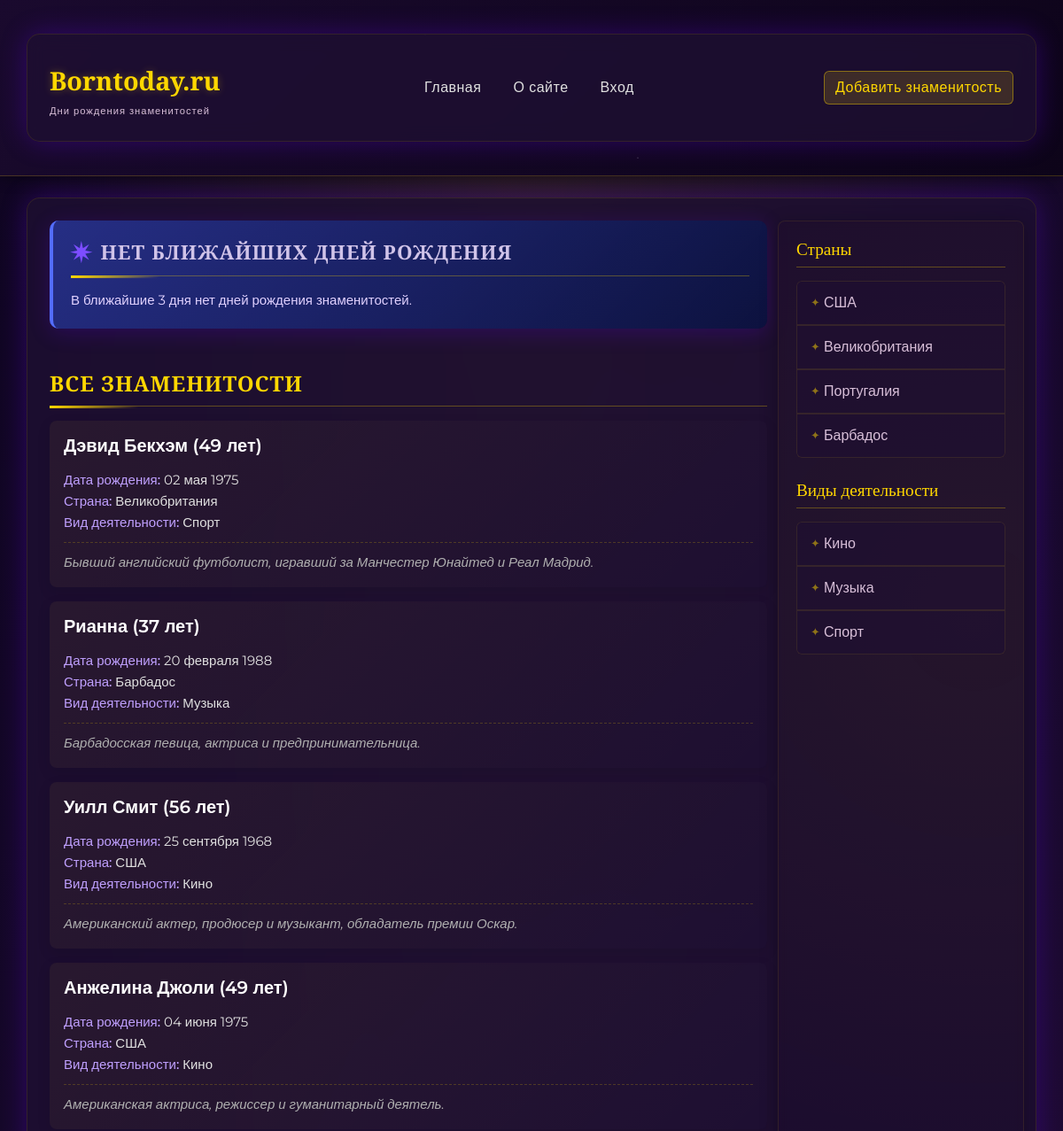
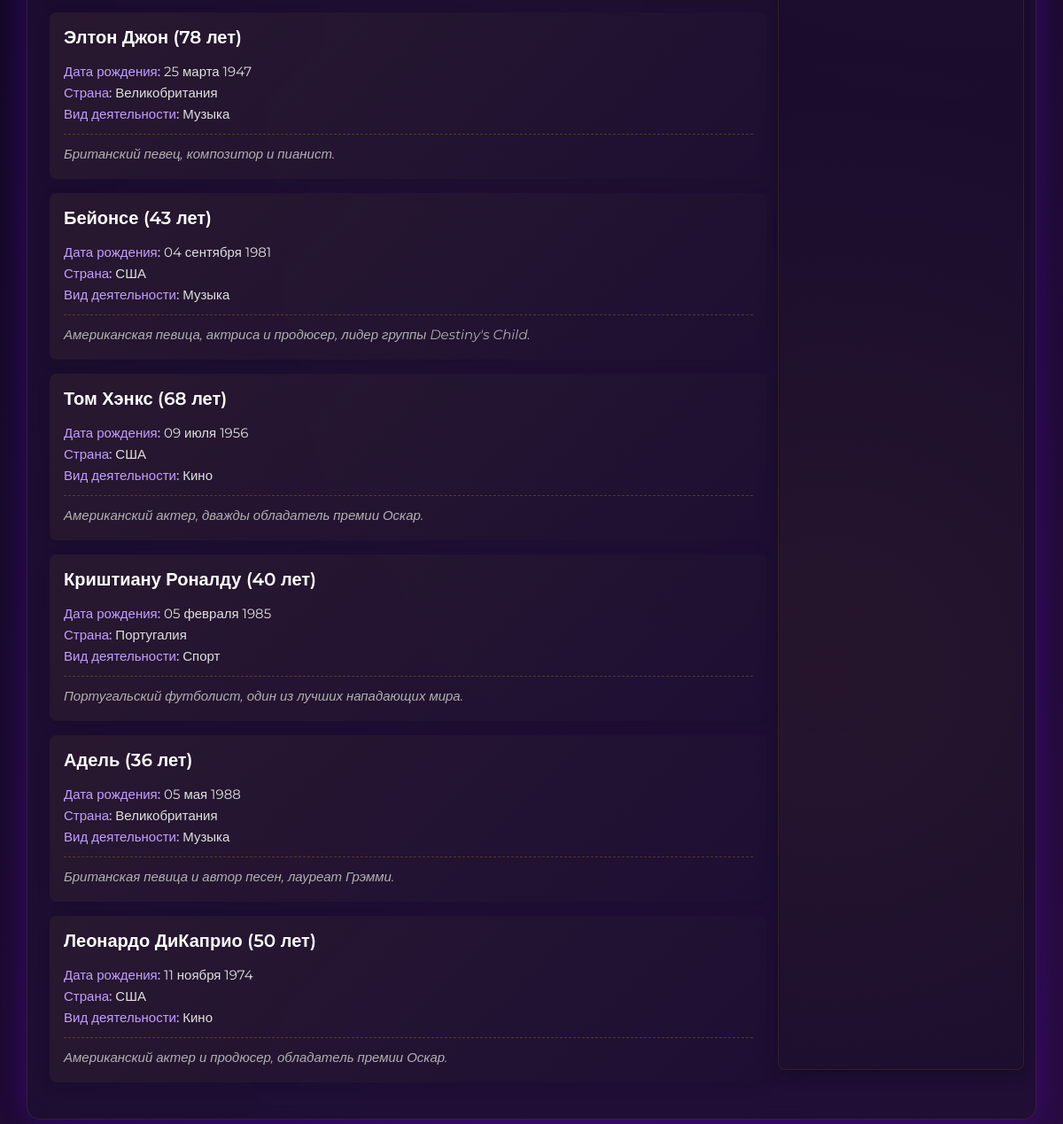
Before: / (upper part) with the older database file (2 pictures, top to bottom).
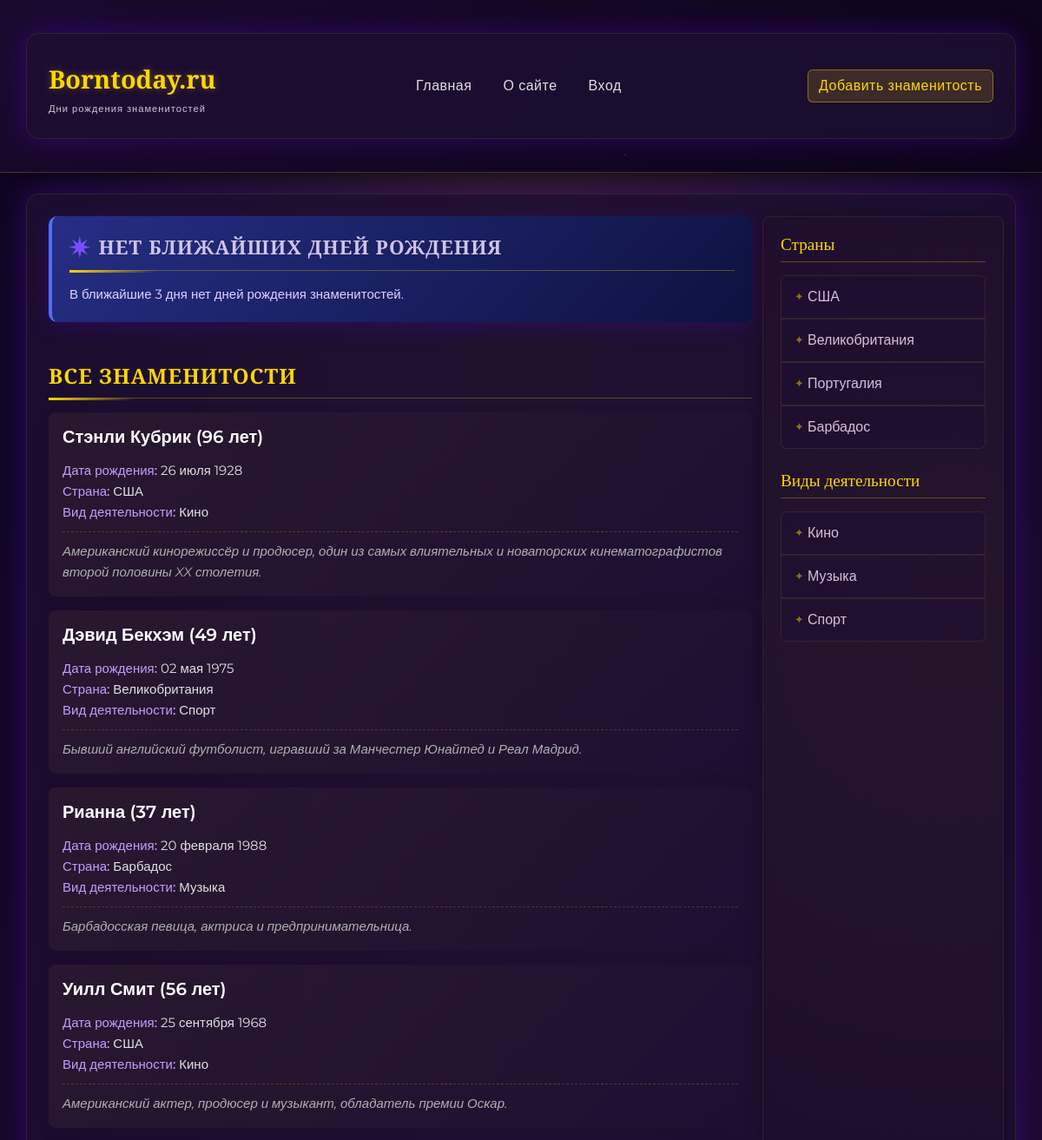
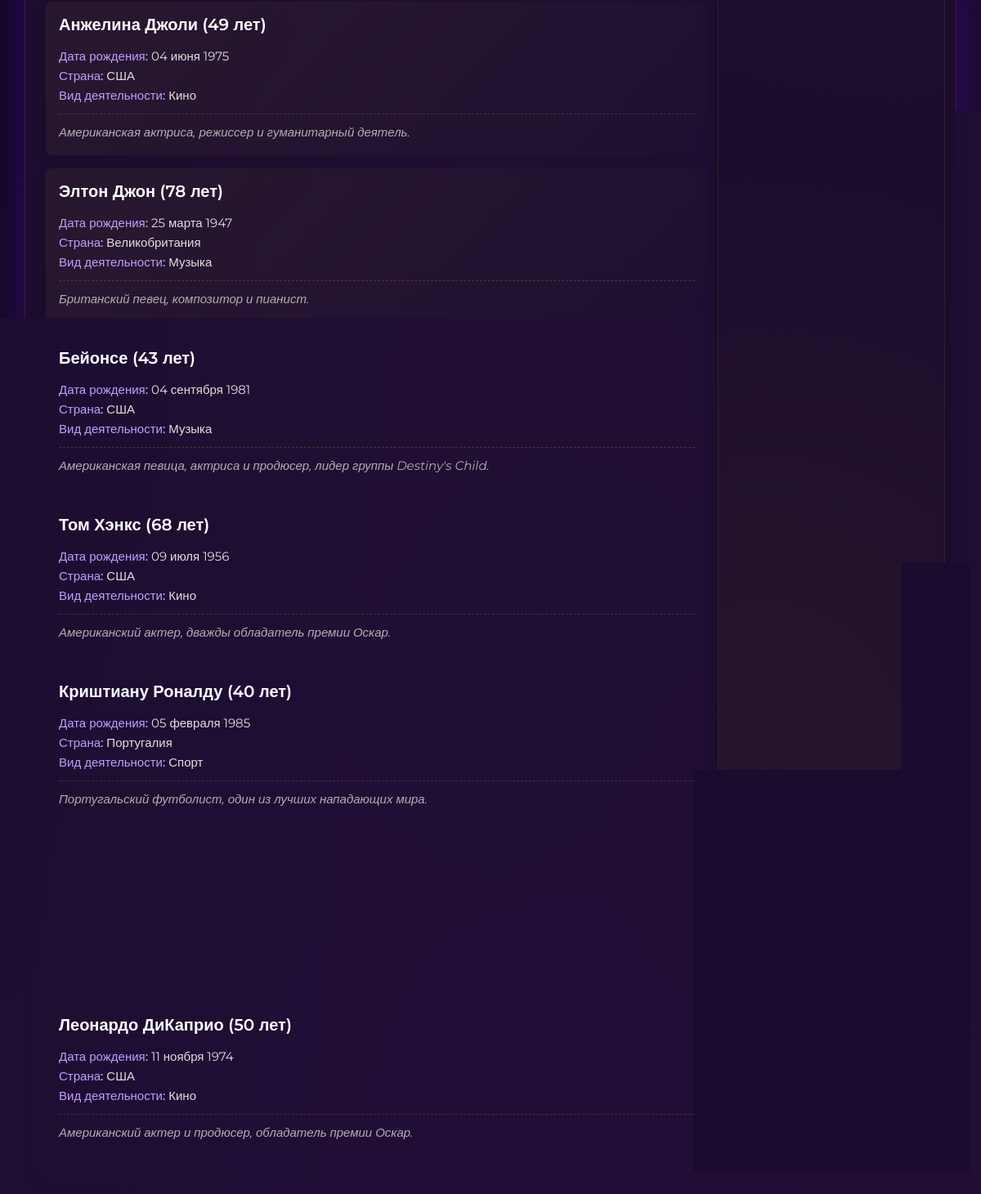
After: the same page with the newer database file (2 pictures, top to bottom).
### star/models.py (models this page shows, shortened)
class Star(models.Model):
    name = models.CharField(max_length=100, verbose_name="Имя")  # Имя звезды
    slug = models.SlugField(max_length=255, unique=True, db_index=True, verbose_name="URL")
    country = models.ForeignKey(Country, on_delete=models.CASCADE, related_name='stars', verbose_name="Страна")
    categories = models.ManyToManyField(Category, related_name='stars', verbose_name="Категории")
    birth_date = models.DateField(verbose_name="Дата рождения")  # Дата рождения
    content = models.TextField(verbose_name="Описание")  # Описание звезды
    photo = models.ImageField(upload_to='photos/%Y/%m/%d/', blank=True, null=True, verbose_name="Фотография")
    is_published = models.BooleanField(default=True, verbose_name="Опубликовано")  # Флаг публикации
    time_create = models.DateTimeField(auto_now_add=True,
                                       verbose_name="Время создания")  # Дата создания (автоматически)
    time_update = models.DateTimeField(auto_now=True, verbose_name="Время изменения")
    def get_age(self):
        today = date.today()
        age = today.year - self.birth_date.year
        if (today.month, today.day) < (self.birth_date.month, self.birth_date.day):
            age -= 1
        return age
    class Meta:
        verbose_name = 'Знаменитость'
        verbose_name_plural = 'Знаменитости'
        ordering = ['-time_create']  # Сортировка по убыванию времени создания
        indexes = [
            models.Index(fields=['-time_create']),  # Индекс для повышения производительности
        ]

class Country(models.Model):
    name = models.CharField(max_length=100)  # Название страны
    slug = models.SlugField(max_length=255, unique=True, blank=True, db_index=True, verbose_name="URL")

class Category(models.Model):
    title = models.CharField(max_length=100)  # Название категории
    slug = models.SlugField(max_length=255, unique=True, blank=True, db_index=True, verbose_name="URL")

### star/views.py (the view)
# urls.py: path('', views.index, name='star_index'),  # Главная страница
def index(request):
    all_stars = Star.objects.filter(is_published=True)
    today = date.today()
    tomorrow = today + timedelta(days=1)
    day_after_tomorrow = today + timedelta(days=2)
    today_stars = []
    tomorrow_stars = []
    day_after_tomorrow_stars = []
    for star in all_stars:
        if star.birth_date.month == today.month and star.birth_date.day == today.day:
            today_stars.append(star)
        elif star.birth_date.month == tomorrow.month and star.birth_date.day == tomorrow.day:
            tomorrow_stars.append(star)
        elif star.birth_date.month == day_after_tomorrow.month and star.birth_date.day == day_after_tomorrow.day:
            day_after_tomorrow_stars.append(star)
    countries = Country.objects.all()
    categories = Category.objects.all()
    context = {
        'stars': all_stars,
        'today_stars': today_stars,
        'tomorrow_stars': tomorrow_stars,
        'day_after_tomorrow_stars': day_after_tomorrow_stars,
        'today_date': today,
        'tomorrow_date': tomorrow,
        'day_after_tomorrow_date': day_after_tomorrow,
        'star_countries': countries,
        'star_categories': categories,
        'title': 'Дни рождения звезд'
    }
    return render(request, 'star/index.html', context)

### star/templates/star/index.html (shortened to what this page needs)
{% extends 'star/base.html' %}
{% block content %}
{% if today_stars %}
  <h4 class="mb-3">Сегодня день рождения у:</h4>
  {% for star in today_stars %}
    <div class="card mb-3 border-success">
      <div class="card-body">
        <h5 class="card-title">
          <a href="{% url 'star_detail' star.slug %}">{{ star.name }}</a> ({{ star.get_age }} лет)
        </h5>
        <p class="card-text">
          <strong>Дата рождения:</strong> {{ star.birth_date|date:"d E Y" }}<br>
          <strong>Страна:</strong> {{ star.country.name }}<br>
          <strong>Вид деятельности:</strong>
          {% for category in star.categories.all %}
            {{ category.title }}{% if not forloop.last %}, {% endif %}
          {% endfor %}<br>
          <em>{{ star.content }}</em>
        </p>
      </div>
    </div>
  {% endfor %}
{% else %}
  <div class="alert alert-info mb-4">
    <h4 class="alert-heading">Нет ближайших дней рождения</h4>
    <p>В ближайшие 3 дня нет дней рождения знаменитостей.</p>
  </div>
{% endif %}
<h4 class="mt-5 mb-3">Все знаменитости</h4>
{% for star in stars %}
  <div class="card mb-3">
    <div class="card-body">
      <h5 class="card-title">
        <a href="{% url 'star_detail' star.slug %}">{{ star.name }}</a> ({{ star.get_age }} лет)
      </h5>
      <p class="card-text">
        <strong>Дата рождения:</strong> {{ star.birth_date|date:"d E Y" }}<br>
        <strong>Страна:</strong> {{ star.country.name }}<br>
        <strong>Вид деятельности:</strong>
        {% for category in star.categories.all %}
          {{ category.title }}{% if not forloop.last %}, {% endif %}
        {% endfor %}<br>
        <em>{{ star.content }}</em>
      </p>
    </div>
  </div>
{% empty %}
  <p>Нет знаменитостей в базе данных.</p>
{% endfor %}
{% endblock %}

### star/templates/star/sidebar.html
<div class="col-md-3">
  <h5>Страны</h5>
  <ul class="list-group mb-4">
    {% for country in star_countries %}
    <li class="list-group-item">
      <a href="{% url 'stars_by_country' country.slug %}">{{country.name}}</a>
    </li>
    {% endfor %}
  </ul>
  <h5>Виды деятельности</h5>
  <ul class="list-group">
    {% for cat in star_categories %}
    <li class="list-group-item">
      <a href="{% url 'stars_by_category' cat.slug %}">{{ cat.title }}</a>
    </li>
    {% endfor %}
  </ul>
</div>

Changed rows visible on the page:
no longer on this page (row unchanged): Star: name "Адель", get_age "36", birth_date "05 мая 1988", country.name "Великобритания", content "Британская певица и автор песен, лауреат Грэмми.", Category (title "Музыка")
added Star: name "Стэнли Кубрик", get_age "96", birth_date "26 июля 1928", country.name "США", content "Американский кинорежиссёр и продюсер, один из самых влиятельных и новаторских кинематографистов второй половины XX столетия.", Category (title "Кино")
